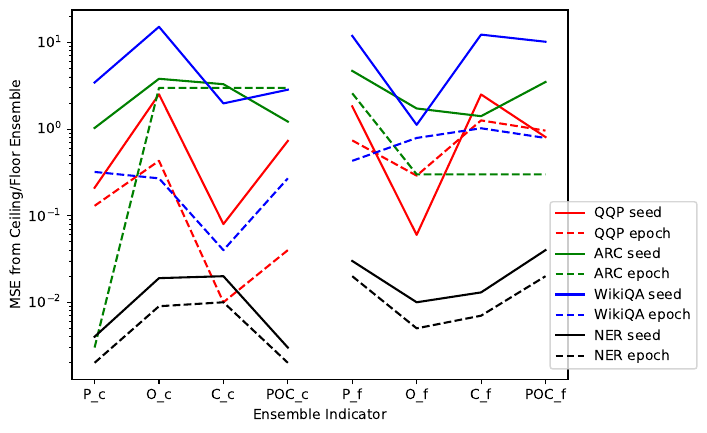

Here is the Python script that generated this plot:
#!/usr/bin/env python

import numpy as np
import matplotlib.pyplot as plt
from matplotlib.ticker import MaxNLocator
#plt.rcParams.update({'font.size':12,'text.usetex':True})


##################################### DATA #####################################


tasks  = ["QQP", "ARC", "WikiQA", "NER"]
labels = ["P_c", "O_c", "C_c", "POC_c", "P_f", "O_f", "C_f", "POC_f", ]
colors = ['r', 'g', 'b', 'k']

seed_ceil = np.array([ [0.21,   2.52,   0.08,   0.73],
                       [1.03,   3.81,   3.30,   1.22],
                       [3.45,   15.18,  1.98,   2.85],
                       [0.004,  0.019,  0.020,  0.003] ])

seed_floor = np.array([ [ 1.83,   0.06,   2.51,   0.81],
                        [ 4.70,   1.73,   1.41,   3.50],
                        [ 11.93,  1.12,   12.33,  10.20],
                        [ 0.03,   0.01,   0.013,  0.04] ])

epoch_ceil = np.array([ [0.13,  0.43,   0.01,   0.04],
                        [0.003, 2.99,   2.99,   2.99],
                        [0.32,  0.27,   0.04,   0.27],
                        [0.002, 0.009,  0.01,   0.002] ])
    
epoch_floor = np.array([ [0.74,   0.29,   1.26,   0.96],
                         [2.59,   0.30,   0.30,   0.30],
                         [0.43,   0.79,   1.022,  0.79],
                         [0.02,   0.005,  0.007,  0.02] ])


nrow, ncol = np.shape(seed_ceil)
xceil  = range(ncol)
xfloor = range(ncol, 2*ncol)


plt.figure()

for idx in range(nrow):
    plt.plot(xceil,  seed_ceil[idx],   colors[idx], linestyle='-',  label=tasks[idx]+' seed')
    plt.plot(xceil,  epoch_ceil[idx],  colors[idx], linestyle='--',  label=tasks[idx]+' epoch')
    plt.plot(xfloor, seed_floor[idx],  colors[idx], linestyle='-')
    plt.plot(xfloor, epoch_floor[idx], colors[idx], linestyle='--')


plt.xlabel("Ensemble Indicator")
plt.ylabel("MSE from Ceiling/Floor Ensemble")

plt.yscale('log')
plt.xticks(range(2*ncol),  labels)
plt.legend(bbox_to_anchor=(0.95, 0.5))

plt.savefig("mse_plot.pdf", bbox_inches='tight')
plt.close()
